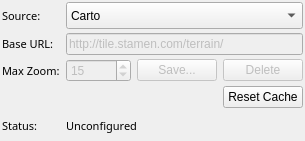
<?xml version="1.0" encoding="UTF-8"?>
<ui version="4.0">
 <class>tile_map_config</class>
 <widget class="QWidget" name="tile_map_config">
  <property name="geometry">
   <rect>
    <x>0</x>
    <y>0</y>
    <width>305</width>
    <height>141</height>
   </rect>
  </property>
  <property name="windowTitle">
   <string>Form</string>
  </property>
  <property name="styleSheet">
   <string notr="true"/>
  </property>
  <layout class="QGridLayout" name="gridLayout">
   <property name="verticalSpacing">
    <number>4</number>
   </property>
   <property name="margin">
    <number>2</number>
   </property>
   <item row="3" column="0">
    <widget class="QLabel" name="url_label">
     <property name="font">
      <font>
       <family>Sans Serif</family>
       <pointsize>8</pointsize>
      </font>
     </property>
     <property name="text">
      <string>Base URL:</string>
     </property>
    </widget>
   </item>
   <item row="2" column="0">
    <widget class="QLabel" name="label">
     <property name="font">
      <font>
       <family>Sans Serif</family>
       <pointsize>8</pointsize>
      </font>
     </property>
     <property name="text">
      <string>Source:</string>
     </property>
    </widget>
   </item>
   <item row="7" column="1" colspan="3">
    <widget class="QLabel" name="status">
     <property name="font">
      <font>
       <family>Sans Serif</family>
       <pointsize>8</pointsize>
      </font>
     </property>
     <property name="styleSheet">
      <string notr="true"/>
     </property>
     <property name="text">
      <string>Unconfigured</string>
     </property>
     <property name="wordWrap">
      <bool>true</bool>
     </property>
    </widget>
   </item>
   <item row="4" column="0">
    <widget class="QLabel" name="label_6">
     <property name="font">
      <font>
       <family>Sans Serif</family>
       <pointsize>8</pointsize>
      </font>
     </property>
     <property name="text">
      <string>Max Zoom:</string>
     </property>
    </widget>
   </item>
   <item row="5" column="3">
    <widget class="QPushButton" name="reset_cache_button">
        <property name="sizePolicy">
         <sizepolicy hsizetype="Fixed" vsizetype="Fixed">
          <horstretch>0</horstretch>
          <verstretch>0</verstretch>
         </sizepolicy>
        </property>
     <property name="text">
      <string>Reset Cache</string>
     </property>
    </widget>
   </item>
   <item row="2" column="1" colspan="3">
    <widget class="QComboBox" name="source_combo">
     <property name="maximumSize">
      <size>
       <width>16777215</width>
       <height>27</height>
      </size>
     </property>
     <property name="editable">
      <bool>false</bool>
     </property>
     <item>
      <property name="text">
       <string>Carto</string>
      </property>
     </item>
     <item>
      <property name="text">
       <string>Stamen (terrain)</string>
      </property>
     </item>
     <item>
      <property name="text">
       <string>Stamen (watercolor)</string>
      </property>
     </item>
     <item>
      <property name="text">
       <string>Stamen (toner)</string>
      </property>
     </item>
     <item>
      <property name="text">
       <string>OpenStreetMap</string>
      </property>
     </item>
     <item>
      <property name="text">
       <string>USGS Satellite</string>
      </property>
     </item>
     <item>
      <property name="text">
       <string>Bing Maps (terrain)</string>
      </property>
     </item>
     <item>
      <property name="text">
       <string>Custom WMTS Source...</string>
      </property>
     </item>
    </widget>
   </item>
   <item row="3" column="1" colspan="3">
    <widget class="QLineEdit" name="base_url_text">
     <property name="enabled">
      <bool>false</bool>
     </property>
     <property name="text">
      <string>http://tile.stamen.com/terrain/</string>
     </property>
    </widget>
   </item>
   <item row="4" column="3">
    <widget class="QPushButton" name="delete_button">
        <property name="sizePolicy">
         <sizepolicy hsizetype="Fixed" vsizetype="Fixed">
          <horstretch>0</horstretch>
          <verstretch>0</verstretch>
         </sizepolicy>
        </property>
     <property name="enabled">
      <bool>false</bool>
     </property>
     <property name="text">
      <string>Delete</string>
     </property>
    </widget>
   </item>
   <item row="4" column="2">
    <widget class="QPushButton" name="save_button">
        <property name="sizePolicy">
         <sizepolicy hsizetype="Fixed" vsizetype="Fixed">
          <horstretch>0</horstretch>
          <verstretch>0</verstretch>
         </sizepolicy>
        </property>
     <property name="enabled">
      <bool>false</bool>
     </property>
     <property name="text">
      <string>Save...</string>
     </property>
    </widget>
   </item>
   <item row="7" column="0">
    <widget class="QLabel" name="label_2">
     <property name="font">
      <font>
       <family>Sans Serif</family>
       <pointsize>8</pointsize>
      </font>
     </property>
     <property name="text">
      <string>Status:</string>
     </property>
    </widget>
   </item>
   <item row="4" column="1">
    <widget class="QSpinBox" name="max_zoom_spin_box">
     <property name="enabled">
      <bool>false</bool>
     </property>
     <property name="sizePolicy">
      <sizepolicy hsizetype="Expanding" vsizetype="Fixed">
       <horstretch>0</horstretch>
       <verstretch>0</verstretch>
      </sizepolicy>
     </property>
     <property name="value">
      <number>15</number>
     </property>
    </widget>
   </item>
  </layout>
 </widget>
 <resources/>
 <connections/>
</ui>
